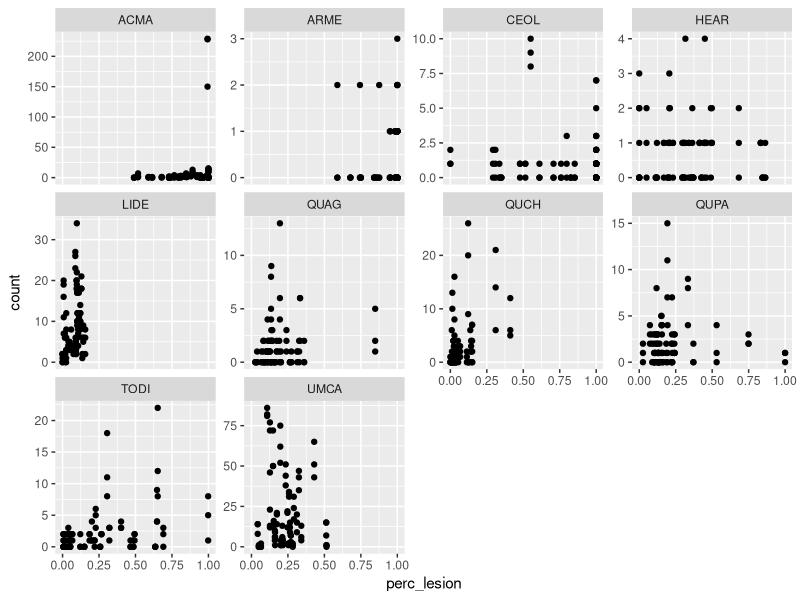
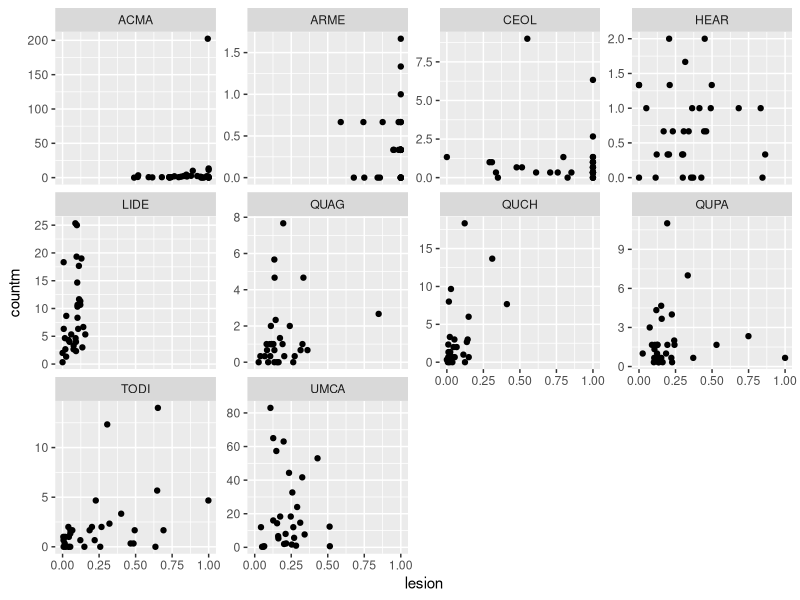
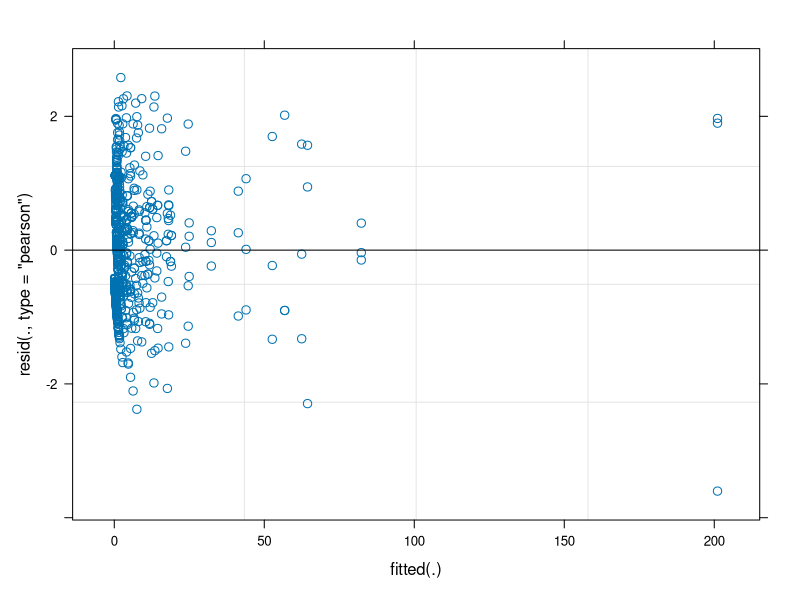
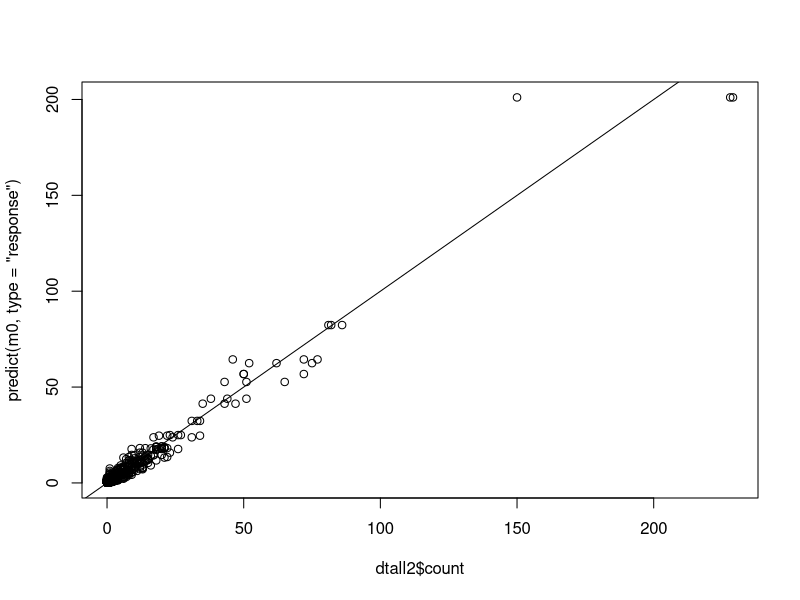

Write R code to recreate these figures, in order. (Note: this script raises an error after producing the figures.)
##########################################
# RELATIONSHIP BETWEEN SPORANGIA AND LESION SIZE?

setwd("~/Box/Competency project/competency.git")
rm(list = ls())#clear environment
library(dplyr)
library(ggplot2)
library(lme4)
library(reshape2)
library(scales)
library(ggridges)

#for turning pars back 
reset <- function(x) par(mfrow=c(1,1))

#read in master file
df <- read.csv(file = 'data2019/master_tall.csv')
#analyze just broad leaf treatment assay
df1 <- df %>% filter(leafID<=530, trt=="T", spore_assay=="S") 

#visualize first
#make data tall in regards to counts
dtall2 <- melt(df1, id.vars = c("species", "leafID", "perc_lesion"), measure.vars = c("count1", "count2", "count3"), variable.name = "sample", value.name = "count") %>% 
  filter(!is.na(count)) %>% 
  mutate(perc_lesion=perc_lesion/100) %>% 
  arrange(leafID) 
head(dtall2)

#all counts vs lesions
ggplot(dtall2, aes(perc_lesion, count))+
  geom_point()+
  facet_wrap(~species, scales = "free_y")

#just mean counts vs lesions
df2 <- dtall2 %>% group_by(species, leafID) %>% summarise(lesion=mean(perc_lesion), countm=mean((count))) #log counts or not?
ggplot(df2, aes(lesion, countm))+
  geom_point()+
  facet_wrap(~species, scales = "free_y")
  #geom_smooth(method = 'lm') #probably need to remove ACMA's outlier because it has too much leverage


########################################
#try it with glmer first
m0 <- glmer(count ~ perc_lesion + (1|leafID) + (perc_lesion|species), data = dtall2, family = 'poisson')
summary(m0)

#thats cool it worked. Not sure how you check out model performance.
plot(m0)
plot(dtall2$count, predict(m0, type='response'))+abline(0,1)

#how do you do counterfactual plots again with lmer obj??

########################################
#statistical models!
#figure out priors. modeling counts ~ species + lesion 

#prior for intercept. mass should be under 20 or so, which is the maxish spores produced regardless of lesion area.
a <- rnorm(5000, 3, 1.5)
a2 <- exp(a)
dens(a2, xlim=c(0,100), xlab="sp intercept")
mean(a2)

#prior for slope. probably shouldnt go down (or much at least)
b <- rnorm(5000, 1, .5)
sp <- seq(0,1, length.out = 100)
lam <- sapply(1:length(sp), function(x) exp(a + b*sp[x]))
plot(NULL, xlim=c(0,1), ylim=c(0,200), xlab="lesion", ylab="#spores")
lapply(1:200, function(x) lines(sp, lam[x,], col=alpha(1, .3)))

#prior for rho, the correlation between int and slopes. should be centered around zero.
R <- rlkjcorr(5000, 2, 2) #array
dens(R[,1,2], xlab='correlation')
###################################
###################################
#model it?!? having issues. maybe make simpler by removing 3 subsamples (leafID) to troubleshoot and then add it back in?
dtall3 <- dtall2 %>% filter(!duplicated(leafID))
dat <- list(
  count=dtall3$count,
  species=as.integer(factor(dtall3$species)),
  #ID=dtall3$leafID,
  lesion=dtall3$perc_lesion)

#no leafID
m1 <- ulam(
  alist(
    #likelihood and linear model
    count ~ dpois(lambda),
    log(lambda) <- a[species] + b[species]*lesion,
    #varying effects
    c(a, b)[species] ~ multi_normal(c(abar, bbar), rho, sigma),
    #fixed priors
    abar ~ dnorm(3, 1.5),
    bbar ~ dnorm(1, .5),
    rho ~ dlkjcorr(2),
    sigma ~ dexp(1)
    ), 
  data=dat , chains=4 , cores=4 )
traceplot(m1)
precis(m1, depth = 3) #sampled well!

########################
#put leafID back in?
dat2 <- list(
  count=dtall2$count,
  species=as.integer(factor(dtall2$species)),
  ID=as.integer(factor(dtall2$leafID)),
  lesion=dtall2$perc_lesion)
#no leafID
m2 <- ulam(
  alist(
    #likelihood and linear model
    count ~ dpois(lambda),
    log(lambda) <- a[species] + g[ID] + b[species]*lesion,
    #varying effects
    g[ID] ~ dnorm(gbar, sigmag),#not multivariate cuz shouldnt vary with slope?
    c(a, b)[species] ~ multi_normal(c(abar, bbar), rho, sigma),
    #fixed priors
    gbar ~ dnorm(0, 2.2),
    sigmag ~ dexp(1),
    abar ~ dnorm(3, 1.5),
    bbar ~ dnorm(1, .5),
    rho ~ dlkjcorr(2),
    sigma ~ dexp(1)
  ), 
  data=dat2 , chains=4 , cores=4 )

#uhhh, did not sample well at all. model must be wrong.
traceplot(m2) 
precis(m2, pars = 'a', 'b') 
